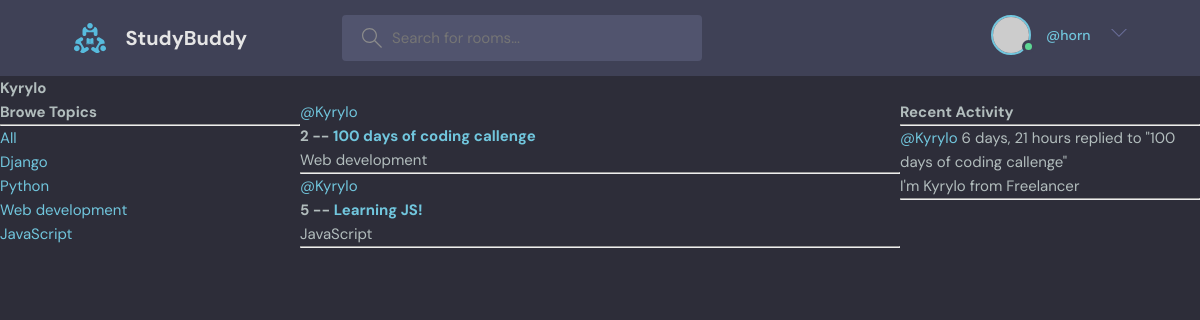
The app's page /profile/2/ (signed in) with its own data.
### base/models.py (models this page shows, shortened)
class Topic(models.Model):
    name = models.CharField(max_length=200)

class Room(models.Model):
    host = models.ForeignKey(User, on_delete=models.SET_NULL, null=True)
    topic = models.ForeignKey(Topic, on_delete=models.SET_NULL, null=True)
    name = models.CharField(max_length=200)
    description = models.TextField(null=True, blank=True)
    participants = models.ManyToManyField(
        User, related_name='participants', blank=True)
    updated = models.DateTimeField(auto_now=True)
    created = models.DateTimeField(auto_now_add=True)
    class Meta:
        ordering = ['-updated', '-created']
    def __str__(self):
        return self.name

class Message(models.Model):
    user = models.ForeignKey(User, on_delete=models.CASCADE)
    room = models.ForeignKey(Room, on_delete=models.CASCADE)
    body = models.TextField()
    updated = models.DateTimeField(auto_now=True)
    created = models.DateTimeField(auto_now_add=True)
    class Meta:
        ordering = ['-updated', '-created']
    def __str__(self):
        return self.body[0:50]

### base/views.py (the view)
# urls.py: path('profile/<str:pk>/', views.userProfile, name='user-profile'),
def userProfile(request, pk):
    user = User.objects.get(id=pk)
    rooms = user.room_set.all()
    room_messages = user.message_set.all()
    topics = Topic.objects.all()
    context = {'user': user, 'rooms': rooms, 'room_messages': room_messages, 'topics': topics}
    return render(request, 'base/profile.html', context)

### base/templates/base/profile.html (shortened to what this page needs)
{% extends 'main.html' %}
{% block content %}
<h1>{{user.username}}</h1>
<div class="profile-container">
    <div>
        {% include 'base/topics_component.html' %}
    </div>
    <div>
        {% include 'base/feed_component.html' %}
    </div>
    <div>
        {% include 'base/activity_component.html' %}
    </div>
</div>
{% endblock content %}

### templates/navbar.html (shortened to what this page needs)
<header class="header header--loggedIn">
  <div class="container">
    <a href="{% url 'home' %}" class="header__logo">
      <img src="assets/logo.svg" />
      <h1>StudyBuddy</h1>
    </a>
    <form class="header__search" method="GET" action="{% url 'home' %}">
      <label>
        <input type="text" name="q" placeholder="Search for rooms..." />
      </label>
    </form>
    <nav class="header__menu">
      {% if request.user.is_authenticated %}
      <div class="header__user">
        <a href="profile.html">
          <div class="avatar avatar--medium active">
            <img src="https://randomuser.me/api/portraits/men/37.jpg" />
          </div>
          <p>{{request.user.name}} <span>@{{request.user.username}}</span></p>
        </a>
        <button class="dropdown-button">
          <svg version="1.1" xmlns="http://www.w3.org/2000/svg" width="32" height="32" viewBox="0 0 32 32">
            <title>chevron-down</title>
            <path d="M16 21l-13-13h-3l16 16 16-16h-3l-13 13z"></path>
          </svg>
        </button>
      </div>
      {% else %}
      <a href="{% url 'login' %}">
        <img src="./assets/avatar.svg" />
        <p>Login</p>
      </a>
      {% endif %}
    </nav>
  </div>
</header>

### base/templates/base/topics_component.html
<h3>Browe Topics</h3>
    <hr />
    <div>
      <a href="{% url 'home' %}">All</a>
    </div>
    {% for topic in topics %}
    <div>
      <a href="{% url 'home' %}?q={{topic.name}}">{{topic.name}}</a>
    </div>
    {% endfor %}

### base/templates/base/feed_component.html (shortened to what this page needs)
<div>
    {% for room in rooms %}
    <div>
      <a href="{% url 'user-profile' room.host.id %}">@{{room.host.username}}</a>
      <h5>
        {{room.id}} -- <a href="{% url 'room' room.id %}"> {{room.name}}</a>
      </h5>
      <small>{{room.topic.name}}</small>
      <hr />
    </div>
    {% endfor %}
  </div>

### base/templates/base/activity_component.html (shortened to what this page needs)
<h3>Recent Activity</h3>
<hr />
{% for message in room_messages %}
<small><a href="{% url 'user-profile' message.user.id %}">@{{message.user}}</a> {{message.created|timesince}}</small>
<small>replied to "{{message.room}}"</small>
<p>{{message}}</p>
<hr />
{% endfor %}

### static/styles/style.css (style rules this page uses)
:root { --color-main: #71c6dd; --color-main-light: #e1f6fb; --color-dark: #3f4156; --color-dark-medium: #51546e; --color-dark-light: #696d97; --color-light: #e5e5e5; --color-gray: #8b8b8b; --color-light-gray: #b2bdbd; --color-bg: #2d2d39; --color-success: #5dd693; --color-error: #fc4b0b; }
* { font-family: "DM Sans", -apple-system, BlinkMacSystemFont, "Segoe UI", Roboto, Oxygen, Ubuntu, Cantarell, "Open Sans", "Helvetica Neue", sans-serif; margin: 0; padding: 0; box-sizing: border-box; text-rendering: optimizeLegibility; font-size: inherit; }
html { font-size: 56.25%; }
@media only screen and (min-width: 1200px) { html { font-size: 62.5%; } }
body { line-height: 1.6; font-weight: 400; font-size: 1.5rem; color: var(--color-light-gray); background-color: var(--color-bg); min-height: 100vh; }
img { width: 100%; }
a { display: inline-block; color: var(--color-main); text-decoration: none; }
.container { max-width: 120rem; width: 90%; margin: auto; }
.avatar { position: relative; display: inline-block; border-radius: 50%; border: 2px solid var(--color-main); }
.avatar img { display: block; border-radius: 50%; object-fit: cover; object-position: center; }
.avatar::after { content: ""; display: block; position: absolute; background-color: var(--color-gray); z-index: 111; border-radius: 50%; border: 0.3rem solid var(--color-dark); }
.avatar.active::after { background-color: var(--color-success); }
.avatar.avatar--medium img { width: 3.6rem; height: 3.6rem; border-radius: 50%; }
.avatar.avatar--medium:after { width: 0.7rem; height: 0.7rem; bottom: 0px; right: -6px; }
.header { padding: 1.5rem; background-color: var(--color-dark); }
.header > .container { display: flex; gap: 9.5rem; }
.header__logo, .header__user { display: flex; gap: 2rem; align-items: center; }
.header__logo > img { height: 3.2rem; width: 3.2rem; }
.header__logo > h1 { font-weight: 700; font-size: 2rem; color: var(--color-light); }
.header__search > label { background-color: var(--color-dark-medium); padding: 1.3rem 1rem; display: flex; align-items: center; gap: 1rem; border-radius: 4px; }
.header__search svg { fill: var(--color-gray); width: 2rem; height: 2rem; margin-left: 1rem; }
.header__search input { width: 30rem; background: transparent; border: none; outline: none; color: var(--color-light); }
.header__menu { margin-left: auto; position: relative; }
.header__menu a { display: flex; gap: 1.5rem; align-items: center; font-weight: 500; text-decoration: none; color: var(--color-gray); }
.header__menu img { height: 3.6rem; }
.header__menu p { line-height: 1.2; }
.header__menu span { color: var(--color-main); font-weight: 500; font-size: 1.4rem; display: block; }
.header__menu svg { width: 1.6rem; height: 1.6rem; fill: var(--color-dark-light); }
.dropdown-button { background: transparent; border: 0; outline: 0; cursor: pointer; }

### base/templates/base/profile.html (style rules this page uses)
.profile-container { display: grid; grid-template-columns: 1fr 2fr 1fr; }

### records on screen
Topic: name "Django"
Topic: name "Python"
Topic: name "Web development"
Topic: name "JavaScript"
Room: host.username "Kyrylo", id "2", name "100 days of coding callenge", topic.name "Web development"
Room: host.username "Kyrylo", id "5", name "Learning JS!", topic.name "JavaScript"
Message: user "Kyrylo", created "6 days, 21 hours", room "100 days of coding callenge", body "I'm Kyrylo from Freelancer"

### other values on screen
{{ request.user.username }} "horn"
{{ user.username }} "Kyrylo"
